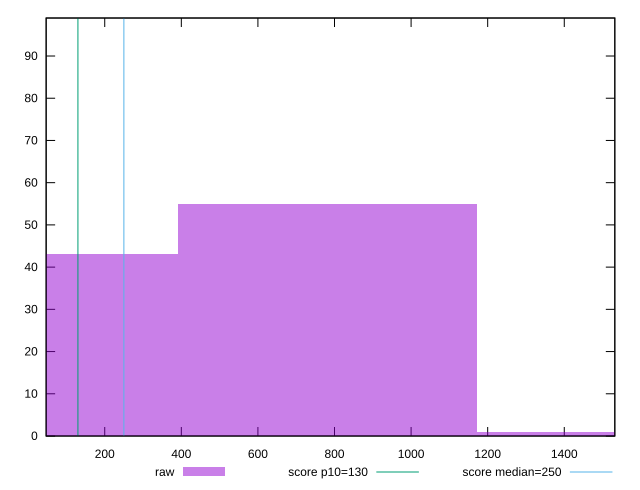

This figure's gnuplot source:
reset

$raw <<EOF
782.2493846688064 55
0 43
1564.4987693376129 1
EOF

set key outside below
set boxwidth 782.2493846688064
set xrange [47:1532.0000000000018]
set yrange [0:99]
set trange [0:99]
set style fill transparent solid 0.5 noborder

set parametric
set terminal svg size 640, 490 enhanced background rgb 'white'
set output "reports/report_00027_2021-02-24T12-40-31.850Z/max-potential-fid/samples/card/raw/histogram.svg"

plot $raw title "raw" with boxes, \
     130,t title "score p10=130", \
     250,t title "score median=250"

reset
